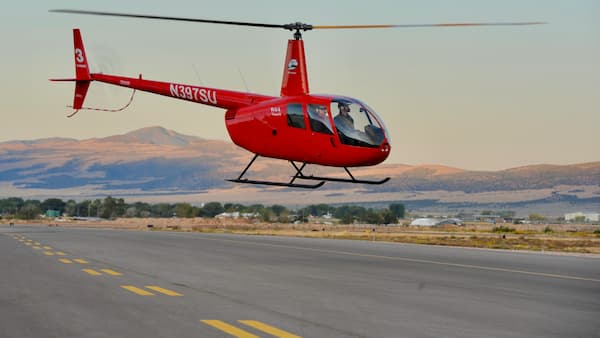
#> input picture gallery/helicopter.jpg, 600 x 338 px, found by its file name
$ python 04_thresholding.py
#> lines starting #> are read from the running program, lines starting #| are printed output that depends on the picture; after the words box and inside, x2 and y2 are one past the last pixel; in counts of white or black regions, pixels touching at a corner belong together
import cv2
import numpy as np

img = cv2.imread("gallery\helicopter.jpg", 0)
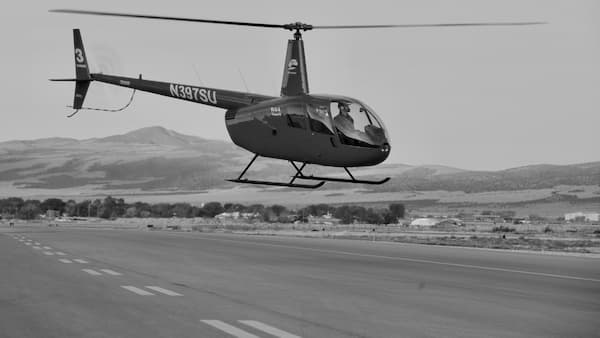
#> img: shape (338, 600); min 0, max 229, mean 140.5

ret, th1 = cv2.threshold(img, 127, 255, cv2.THRESH_BINARY)
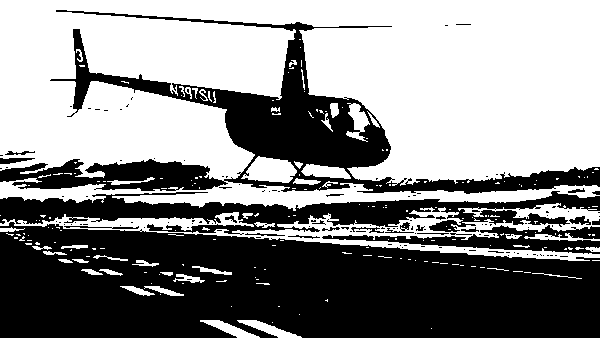
#> th1: shape (338, 600); 53.9% white; 135 black regions (110 under 20 px), largest, box (x1, y1, x2, y2) and area: (0, 222, 600, 338) 55108, (0, 10, 600, 194) 22404, (0, 191, 600, 235) 11424
th2 = cv2.adaptiveThreshold(
    img, 255, cv2.ADAPTIVE_THRESH_MEAN_C, cv2.THRESH_BINARY, 9, 2)
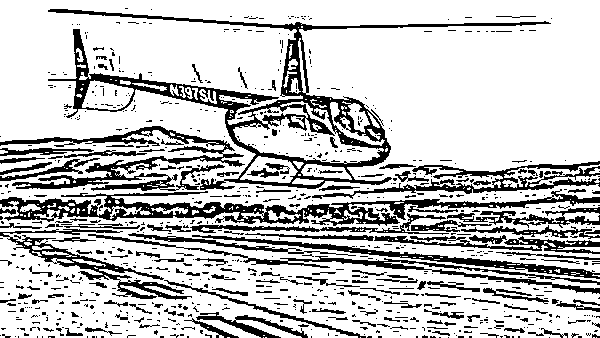
#> th2: shape (338, 600); 76.4% white; 831 black regions (673 under 20 px), largest, box (x1, y1, x2, y2) and area: (48, 9, 551, 190) 9603, (0, 189, 600, 226) 6206, (0, 126, 245, 191) 3913
th3 = cv2.adaptiveThreshold(
    img, 255, cv2.ADAPTIVE_THRESH_GAUSSIAN_C, cv2.THRESH_BINARY, 9, 2)
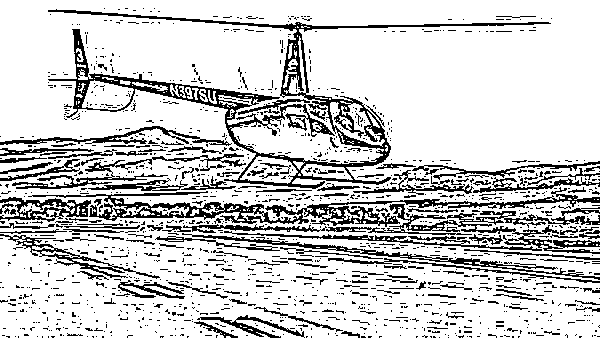
#> th3: shape (338, 600); 80.3% white; black in thin lines or dots

cv2.imshow("img", img)
cv2.imshow("img-th1", th1)
cv2.imshow("img-th2", th2)
cv2.imshow("img-th3", th3)
cv2.waitKey(0)
cv2.destroyAllWindows()

$ run again, with gallery/balls.jpg copied over gallery/helicopter.jpg
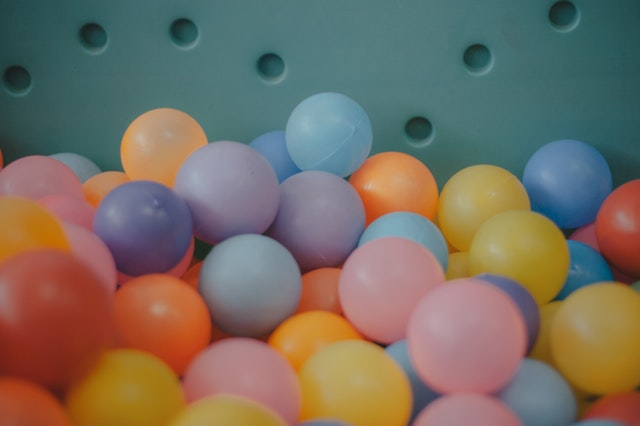
#> input picture gallery/balls.jpg, 640 x 426 px, found by its file name
#> `ret, th1 = cv2.threshold(img, 127, 255, cv2.THRESH_BINARY)`:
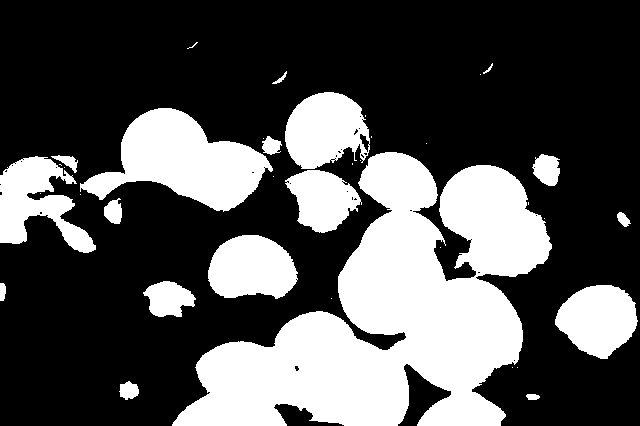
#> th1: shape (426, 640); 32.1% white; 37 white regions (19 under 20 px), largest, box (x1, y1, x2, y2) and area: (172, 152, 552, 426) 52545, (80, 108, 273, 212) 10195, (0, 156, 96, 253) 4760
#> th2: shape (426, 640); 90.6% white; 1107 black regions (1051 under 20 px), largest, box (x1, y1, x2, y2) and area: (0, 88, 640, 372) 10917, (474, 274, 607, 426) 1930, (544, 227, 640, 305) 946
#> `th3 = cv2.adaptiveThreshold( img, 255, cv2.ADAPTIVE_THRESH_GAUSSIAN_C,..`:
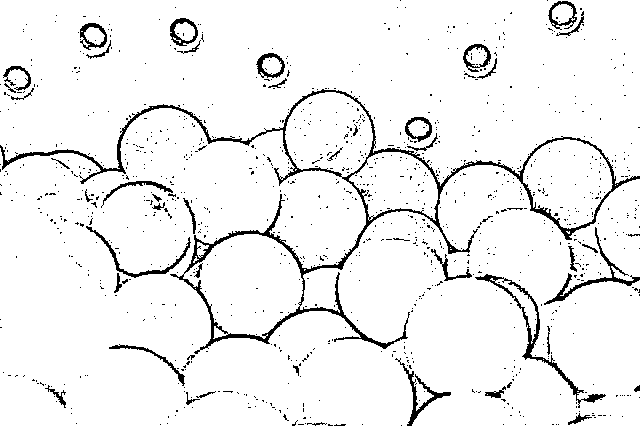
#> th3: shape (426, 640); 94.1% white; black in thin lines or dots
